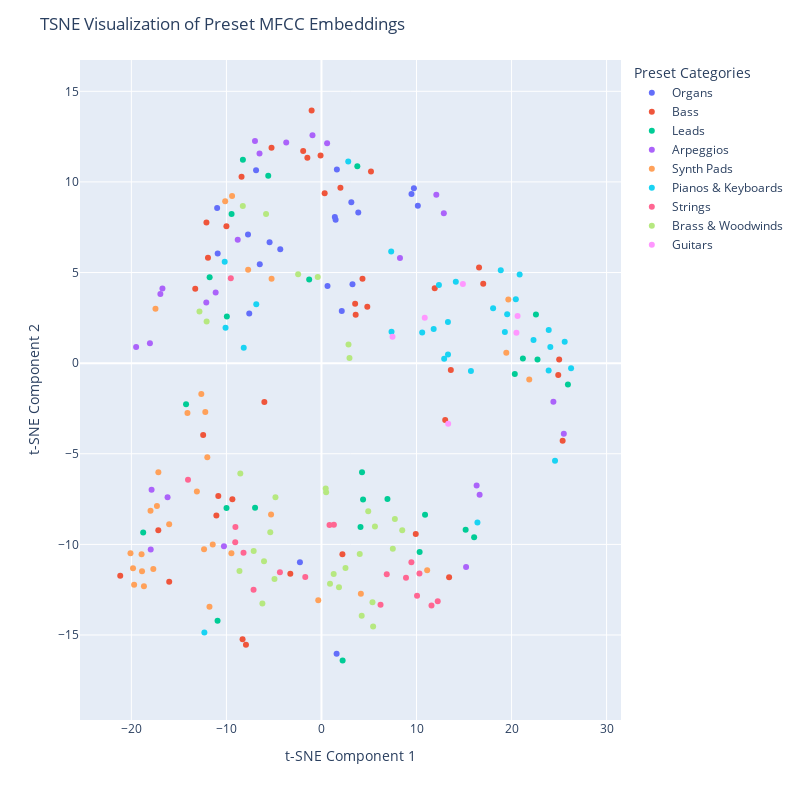

Notebook source saved alongside this figure:
### Markdown cell above
## Create the TSNE Plot

---

Let's now use Plotly to visualize these embeddings!

### Code cell
## Create the TSNE Plot with plotly
fig = px.scatter(df_filtered, x='x', y='y', color='categorized_name',hover_data=['preset_name', 'categorized_name'], width=800, height=800)

# add a legend
fig.update_layout(showlegend=True)

# add a title
fig.update_layout(title='TSNE Visualization of Preset musicnn Embeddings')

# add a hover label
fig.update_traces(hovertemplate='Preset Name: %{customdata[0]}<br>Categorized Name: %{customdata[1]}')

# obtain the data bounds
x_min = np.min(filtered_transformed_data[:, 0])*1.2
x_max = np.max(filtered_transformed_data[:, 0])*1.2
y_min = np.min(filtered_transformed_data[:, 1])*1.2
y_max = np.max(filtered_transformed_data[:, 1])*1.2

# add some extra info to the plot
fig.update_layout(
    width=800,
    height=800,
    xaxis_title='t-SNE Component 1',
    yaxis_title='t-SNE Component 2',
    legend_title='Preset Categories',
    xaxis=dict(range=[x_min, x_max]),
    yaxis=dict(range=[y_min, y_max]),
)   

# show the plot
fig.show()

### Figure 1 — Plotly figure (JSON) as saved in the notebook; plotly's stock layout.template omitted (floating-point values rounded to 4 significant figures)
{"data": [{"customdata": [["MT Tailwhip Organ (2)", "Organs"], ["ORG Organ 2 FMR", "Organs"], ["ORG Another Organ FMR", "Organs"], ["ORG Spartacus IX FMR", "Organs"], ["ORG Jazz Organ FMR", "Organs"], ["ORG Spartacus XI FMR", "Organs"], ["ORG Spartacus XII FMR", "Organs"], ["ORG Church Organ Positive FMR", "Organs"], ["ORG Church Organ Gated FMR", "Organs"], ["ORG Organ 1 FMR", "Organs"], ["ORG Spartacus X FMR", "Organs"], ["ORG Church Organ Full Pipes 1 FMR", "Organs"], ["ORG Synthesizer Organ 2 FMR", "Organs"], ["ORG Organ 3 FMR", "Organs"], ["ORG Synthesizer Organ 1 FMR", "Organs"], ["ORG Church Organ Full Pipes 2 FMR", "Organs"], ["MT Tailwhip Organ", "Organs"], ["14 Organ 1", "Organs"], ["15 Organ 2", "Organs"], ["61 Synthesizer Organ", "Organs"], ["16 Organ 3", "Organs"]], "hovertemplate": "Preset Name: %{customdata[0]}<br>Categorized Name: %{customdata[1]}", "legendgroup": "Organs", "marker": {"color": "#636efa", "symbol": "circle"}, "mode": "markers", "name": "Organs", "orientation": "v", "showlegend": true, "type": "scatter", "x": [-6.49, 3.874, 0.6369, 3.144, 1.408, 9.726, 9.474, -2.266, 1.621, 1.489, 10.14, 1.594, -5.457, -4.333, 3.263, 2.138, -7.728, -10.92, -6.879, -7.596, -10.97], "xaxis": "x", "y": [5.458, 8.307, 4.258, 8.876, 8.068, 9.654, 9.338, -10.99, 10.68, 7.911, 8.69, -16.03, 6.676, 6.28, 4.354, 2.88, 7.104, 6.048, 10.65, 2.738, 8.568], "yaxis": "y"}, {"customdata": [["Phasing Island Bass", "Bass"], ["Mono Pulse Bass", "Bass"], ["08-15 Bass", "Bass"], ["Classic Saw Bass", "Bass"], ["Funky Mod Bass", "Bass"], ["Ultra Deep Bass", "Bass"], ["FN-Bassliner-BAS", "Bass"], ["FN-Dark Bass II-BAS", "Bass"], ["FN-Flow Bass-BAS", "Bass"], ["FN-High Noise-BAS", "Bass"], ["FN-Wobblelike Bass-BAS", "Bass"], ["FN-Dark Bass-BAS", "Bass"], ["FN-Nostalgic Bass-BAS", "Bass"], ["FN-C64ish Bass", "Bass"], ["FN-Basslover", "Bass"], ["FN-Bass Wobbler-BAS", "Bass"], ["FN-Wobblebass-BAS", "Bass"], ["FN-Bass Lover-ARP", "Bass"], ["BAS Square Bass FMR", "Bass"], ["BAS Pulse Bass 1 FMR", "Bass"], ["BAS Acid Bass 2 FMR", "Bass"], ["BAS Acid Bass 1 FMR", "Bass"], ["BAS Acid Bass 4 FMR", "Bass"], ["BAS Pulse Bass 2 FMR", "Bass"], ["BAS Round Bass 2 FMR", "Bass"], ["BAS Synth Bass 2 FMR", "Bass"], ["BAS Acid Bass 3 FMR", "Bass"], ["BAS Wire Bass FMR", "Bass"], ["BAS Love Bass FMR", "Bass"], ["BAS Hooverish Bass FMR", "Bass"], ["BAS Basso Profondo FMR", "Bass"], ["BAS Synth Bass 1 FMR", "Bass"], ["BAS Round Bass 1 FMR", "Bass"], ["PRC Thump Bass Drum FMR", "Bass"], ["DRN Waving Bass Drone FMR", "Bass"], ["ARP Bass Arpeggio FMR", "Bass"], ["The Difference Bass", "Bass"], ["32 Bass 2", "Bass"], ["31 Bass 1", "Bass"]], "hovertemplate": "Preset Name: %{customdata[0]}<br>Categorized Name: %{customdata[1]}", "legendgroup": "Bass", "marker": {"color": "#EF553B", "symbol": "circle"}, "mode": "markers", "name": "Bass", "orientation": "v", "showlegend": true, "type": "scatter", "x": [-9.374, -16.02, -13.28, -10.85, -12.1, -11.94, 25.37, -8.408, 11.91, 9.922, -17.16, -11.06, -8.3, 13.43, 24.91, -3.276, -7.943, -21.17, 1.995, 3.544, -1.482, 3.6, -1.035, 13.61, -1.923, 16.58, 25.01, 5.21, -0.09284, 13.02, 2.205, 4.823, 17.02, -5.254, -12.45, 4.317, -10.0, 0.3368, -6.008], "xaxis": "x", "y": [-7.503, -12.07, 4.104, -7.327, 7.76, 5.82, -4.283, 10.29, 4.136, -9.421, -9.215, -8.405, -15.23, -11.81, -0.6482, -11.62, -15.54, -11.73, 9.684, 3.282, 11.34, 2.676, 13.94, -0.3763, 11.71, 5.277, 0.2064, 10.57, 11.46, -3.138, -10.55, 3.119, 4.378, 11.89, -3.959, 4.652, 7.561, 9.374, -2.139], "yaxis": "y"}, {"customdata": [["Big Lead", "Leads"], ["Super Funky Lead", "Leads"], ["Mellow LoFi Lead", "Leads"], ["FN-Analog Lead-FN", "Leads"], ["FN-Nostalgicer Lead-LEA", "Leads"], ["FN-Plastic Lead-LEA", "Leads"], ["FN-I Need Lead-LEA", "Leads"], ["FN-Filter Lead-LEA", "Leads"], ["LED Big Lead 2 FMR", "Leads"], ["LED Sing Like a Cat FMR", "Leads"], ["LED Spartacus III FMR", "Leads"], ["LED Calliope FMR", "Leads"], ["LED Spartacus IV FMR", "Leads"], ["LED Spartacus II FMR", "Leads"], ["LED Reed 1 FMR", "Leads"], ["LED Big Lead 1 FMR", "Leads"], ["LED Flutey Vibrato Solo FMR", "Leads"], ["LED Silk Road Lead FMR", "Leads"], ["LED Reed 3 FMR", "Leads"], ["LED PWM Lead FMR", "Leads"], ["LED Violin FMR", "Leads"], ["LED Square Lead FMR", "Leads"], ["LED Meeaow Lead FMR", "Leads"], ["LED LFO Lead FMR", "Leads"], ["LED Tin Whistle FMR", "Leads"], ["MT Tailwhip Lead", "Leads"]], "hovertemplate": "Preset Name: %{customdata[0]}<br>Categorized Name: %{customdata[1]}", "legendgroup": "Leads", "marker": {"color": "#00cc96", "symbol": "circle"}, "mode": "markers", "name": "Leads", "orientation": "v", "showlegend": true, "type": "scatter", "x": [-10.93, 16.06, -14.25, -11.76, -18.75, -6.984, 15.17, -9.989, 22.56, 4.267, 6.943, 22.73, 4.11, 4.376, 25.93, 20.34, -9.953, -8.265, -1.29, 10.9, 2.228, 10.33, 3.774, 21.19, -5.599, -9.456], "xaxis": "x", "y": [-14.21, -9.6, -2.273, 4.739, -9.339, -7.979, -9.194, -7.988, 2.686, -6.026, -7.496, 0.2022, -9.044, -7.517, -1.182, -0.6001, 2.572, 11.23, 4.615, -8.367, -16.41, -10.42, 10.87, 0.2558, 10.34, 8.225], "yaxis": "y"}, {"customdata": [["Dream Arp", "Arpeggios"], ["FN-Free Willy-ARP", "Arpeggios"], ["FN-Backwards ARP", "Arpeggios"], ["FN-Anastyle-ARP", "Arpeggios"], ["FN-Percussive Plugger2-ARP", "Arpeggios"], ["FN-Percussive Plugger-ARP", "Arpeggios"], ["FN-Pluggiolator-ARP", "Arpeggios"], ["FN-C64ish Arp", "Arpeggios"], ["FN-Anastyle II-ARP", "Arpeggios"], ["FN-One Finger Show-ARP", "Arpeggios"], ["FN-Percussive Plugger3-ARP", "Arpeggios"], ["FN-Rhytmic Noise-ARP", "Arpeggios"], ["ARP Swinging Arpeggio FMR", "Arpeggios"], ["ARP PWM LFO Arpeggio FMR", "Arpeggios"], ["ARP KS-TD Arpeggio FMR", "Arpeggios"], ["ARP Play Just One Note FMR", "Arpeggios"], ["ARP Random Arpeggiated PWM FMR", "Arpeggios"], ["ARP String Machine Arpeggio FMR", "Arpeggios"], ["ARP Ravers Arp FMR", "Arpeggios"], ["ARP Cold Thinking Arpeggio FMR", "Arpeggios"], ["ARP Berlin School Arpeggio FMR", "Arpeggios"], ["ARP Wisteria Spot FMR", "Arpeggios"], ["ARP Stringish Arp FMR", "Arpeggios"], ["ARP Circles Arpeggio FMR", "Arpeggios"]], "hovertemplate": "Preset Name: %{customdata[0]}<br>Categorized Name: %{customdata[1]}", "legendgroup": "Arpeggios", "marker": {"color": "#ab63fa", "symbol": "circle"}, "mode": "markers", "name": "Arpeggios", "orientation": "v", "showlegend": true, "type": "scatter", "x": [-11.13, -16.73, -17.87, -16.19, 16.32, 16.64, 12.87, -19.5, -12.12, 8.26, 12.08, -17.96, -8.81, -0.944, -6.996, -10.26, 0.5961, 25.5, 15.22, -6.515, -18.05, -16.95, 24.4, -3.706], "xaxis": "x", "y": [3.896, 4.125, -6.979, -7.4, -6.753, -7.267, 8.273, 0.8861, 3.348, 5.801, 9.298, -10.28, 6.805, 12.58, 12.25, -10.1, 12.13, -3.891, -11.25, 11.56, 1.092, 3.812, -2.128, 12.17], "yaxis": "y"}, {"customdata": [["FN-Dark Night-PAD", "Synth Pads"], ["FN-Analog Feeling-PAD", "Synth Pads"], ["FN-Blubberfeld-PAD", "Synth Pads"], ["FN-Noisia-PAD", "Synth Pads"], ["FN-Darpesh Pad-PAD", "Synth Pads"], ["FN-Restless Night-PAD", "Synth Pads"], ["FN-Analog Pad-PAD", "Synth Pads"], ["FN-RollinSun-PAD", "Synth Pads"], ["FN-Flowing Filter-PAD", "Synth Pads"], ["FN-Experimental-PAD", "Synth Pads"], ["PAD Rise the Pulse FMR", "Synth Pads"], ["PAD Spartacus I FMR", "Synth Pads"], ["PAD Spartacus V FMR", "Synth Pads"], ["PAD Reso Pad FMR", "Synth Pads"], ["PAD Metal Rotor Pad FMR", "Synth Pads"], ["PAD Classic Sweep Pad FMR", "Synth Pads"], ["PAD Dive Into The Deep FMR", "Synth Pads"], ["PAD Meditation Pad 3 FMR", "Synth Pads"], ["PAD Forever Pad FMR", "Synth Pads"], ["PAD Hoiy Mass FMR", "Synth Pads"], ["PAD Woosh Pad FMR", "Synth Pads"], ["PAD Massive Pad 1 FMR", "Synth Pads"], ["PAD Big Synth Pad 2 FMR", "Synth Pads"], ["PAD This Is It FMR", "Synth Pads"], ["PAD Meditation Pad 1 FMR", "Synth Pads"], ["PAD Chariots VG Brass FMR", "Synth Pads"], ["PAD Bass Pad FMR", "Synth Pads"], ["PAD PWM Pad FMR", "Synth Pads"], ["PAD Meditation Pad 2 FMR", "Synth Pads"], ["PAD Big Synth Pad 1 FMR", "Synth Pads"], ["PAD Massive Pad 2 FMR", "Synth Pads"], ["PAD High Res Pad FMR", "Synth Pads"]], "hovertemplate": "Preset Name: %{customdata[0]}<br>Categorized Name: %{customdata[1]}", "legendgroup": "Synth Pads", "marker": {"color": "#FFA15A", "symbol": "circle"}, "mode": "markers", "name": "Synth Pads", "orientation": "v", "showlegend": true, "type": "scatter", "x": [-9.402, -12.64, -13.11, -18.68, -18.93, -17.98, -14.1, -19.71, 4.146, -10.13, -16.02, 21.86, 11.12, -0.3372, -5.247, -20.09, -17.69, -18.88, -11.78, -7.713, -19.82, -5.302, -12.35, 19.45, -17.16, -12.22, -9.474, -11.44, -17.31, -12.01, -17.46, 19.66], "xaxis": "x", "y": [9.228, -1.706, -7.081, -12.31, -10.55, -8.149, -2.756, -12.23, -12.73, 8.928, -8.886, -0.8947, -11.42, -13.08, 4.656, -10.49, -11.36, -11.47, -13.44, 5.149, -11.32, -8.348, -10.26, 0.5788, -6.015, -2.7, -10.49, -10.01, -7.878, -5.191, 2.996, 3.519], "yaxis": "y"}, {"customdata": [["FN-Chordmachine-KEY", "Pianos & Keyboards"], ["FN-Easy Keys", "Pianos & Keyboards"], ["FN-Chordmachine II-KEY", "Pianos & Keyboards"], ["FN-Small Keys-KEY", "Pianos & Keyboards"], ["FN-Low Keys-KEY", "Pianos & Keyboards"], ["PNO Piano 2 FMR", "Pianos & Keyboards"], ["PNO Another E P FMR", "Pianos & Keyboards"], ["PNO Classic E P FMR", "Pianos & Keyboards"], ["PNO Sweet Tines FMR", "Pianos & Keyboards"], ["PNO Piano 1 FMR", "Pianos & Keyboards"], ["PNO Mellow Piano FMR", "Pianos & Keyboards"], ["PNO Bright Rhodes FMR", "Pianos & Keyboards"], ["SYN Fluctuation Keys FMR", "Pianos & Keyboards"], ["KBD Celesta FMR", "Pianos & Keyboards"], ["KBD Funk B FMR", "Pianos & Keyboards"], ["KBD Harpsichord 1 FMR", "Pianos & Keyboards"], ["KBD Harpsichord 2 FMR", "Pianos & Keyboards"], ["KBD Funk A FMR", "Pianos & Keyboards"], ["KBD Classic Clavinet FMR", "Pianos & Keyboards"], ["KBD Clavichord 2 FMR", "Pianos & Keyboards"], ["KBD Clavichord 1 FMR", "Pianos & Keyboards"], ["KBD Synthi Clavinet FMR", "Pianos & Keyboards"], ["25 Harpsichord 1", "Pianos & Keyboards"], ["23 Celesta", "Pianos & Keyboards"], ["34 Clavichord 2", "Pianos & Keyboards"], ["22 Piano 2", "Pianos & Keyboards"], ["33 Clavichord 1", "Pianos & Keyboards"], ["21 Piano 1", "Pianos & Keyboards"], ["26 Harpsichord 2", "Pianos & Keyboards"], ["24 Mellow Piano", "Pianos & Keyboards"]], "hovertemplate": "Preset Name: %{customdata[0]}<br>Categorized Name: %{customdata[1]}", "legendgroup": "Pianos & Keyboards", "marker": {"color": "#19d3f3", "symbol": "circle"}, "mode": "markers", "name": "Pianos & Keyboards", "orientation": "v", "showlegend": true, "type": "scatter", "x": [19.3, 14.14, 23.91, -12.32, 18.87, 7.337, 13.31, 13.31, 12.91, 20.45, 15.73, 7.371, 2.817, -6.857, 23.9, 19.54, 22.31, 24.08, 18.06, 25.59, 20.85, 26.26, 11.81, -10.18, 24.57, -8.176, 16.41, 10.6, 12.36, -10.09], "xaxis": "x", "y": [1.724, 4.488, 1.828, -14.86, 5.129, 6.164, 2.266, 0.4797, 0.2455, 3.531, -0.4281, 1.736, 11.12, 3.257, -0.4033, 2.705, 1.277, 0.8895, 3.029, 1.18, 4.895, -0.2774, 1.886, 5.599, -5.388, 0.8499, -8.793, 1.686, 4.307, 1.959], "yaxis": "y"}, {"customdata": [["STR String Machine FMR", "Strings"], ["STR PWM Strings 2 FMR", "Strings"], ["STR Strings 1 FMR", "Strings"], ["STR Eminent Strings FMR", "Strings"], ["STR Strings 2 FMR", "Strings"], ["STR PWM Strings 1 FMR", "Strings"], ["STR Spartacus VI FMR", "Strings"], ["STR String Ensemble FMR", "Strings"], ["STR Prophet Strings FMR", "Strings"], ["STR Soft Strings FMR", "Strings"], ["STR Low Strings FMR", "Strings"], ["STR Full Strings FMR", "Strings"], ["STR Spartacus VII FMR", "Strings"], ["STR Strings 3 FMR", "Strings"], ["11 Strings 1", "Strings"], ["41 Violine", "Strings"], ["12 Strings 2", "Strings"], ["13 Strings 3", "Strings"]], "hovertemplate": "Preset Name: %{customdata[0]}<br>Categorized Name: %{customdata[1]}", "legendgroup": "Strings", "marker": {"color": "#FF6692", "symbol": "circle"}, "mode": "markers", "name": "Strings", "orientation": "v", "showlegend": true, "type": "scatter", "x": [9.462, 10.31, -1.702, 8.894, 1.309, 12.23, 6.869, 10.06, -9.073, -14.04, -4.37, 11.58, 6.216, 0.8469, -8.2, -9.053, -7.142, -9.537], "xaxis": "x", "y": [-10.99, -11.61, -11.79, -11.84, -8.914, -13.14, -11.65, -12.83, -9.875, -6.428, -11.54, -13.37, -13.34, -8.924, -10.46, -9.039, -12.5, 4.685], "yaxis": "y"}, {"customdata": [["WND English Horn FMR", "Brass & Woodwinds"], ["WND Ocarina FMR", "Brass & Woodwinds"], ["WND Flute 1 FMR", "Brass & Woodwinds"], ["WND Flute 2 FMR", "Brass & Woodwinds"], ["WND Pan Flute FMR", "Brass & Woodwinds"], ["WND Oboe FMR", "Brass & Woodwinds"], ["WND Clarinet FMR", "Brass & Woodwinds"], ["WND Flauto Dolce FMR", "Brass & Woodwinds"], ["BRS Brass 2 FMR", "Brass & Woodwinds"], ["BRS French Horn FMR", "Brass & Woodwinds"], ["BRS Brass Pad 1 FMR", "Brass & Woodwinds"], ["BRS Tuba FMR", "Brass & Woodwinds"], ["BRS Brass Pad 2 FMR", "Brass & Woodwinds"], ["BRS Brass 1 FMR", "Brass & Woodwinds"], ["BRS Low Brass FMR", "Brass & Woodwinds"], ["BRS Phase Brass FMR", "Brass & Woodwinds"], ["BRS Trumpet FMR", "Brass & Woodwinds"], ["BRS Brass 3 FMR", "Brass & Woodwinds"], ["BRS Prophet Brass FMR", "Brass & Woodwinds"], ["BRS Brass Pad 3 FMR", "Brass & Woodwinds"], ["SYN Wah Brass FMR", "Brass & Woodwinds"], ["The Difference Trumpet Synth", "Brass & Woodwinds"], ["17 Brass", "Brass & Woodwinds"], ["46 Clarinet", "Brass & Woodwinds"], ["45 Flute", "Brass & Woodwinds"], ["52 Wah Brass", "Brass & Woodwinds"], ["48 English Horn", "Brass & Woodwinds"], ["47 Oboe", "Brass & Woodwinds"], ["18 Phase Brass", "Brass & Woodwinds"], ["43 Horn", "Brass & Woodwinds"], ["42 Trumpet", "Brass & Woodwinds"]], "hovertemplate": "Preset Name: %{customdata[0]}<br>Categorized Name: %{customdata[1]}", "legendgroup": "Brass & Woodwinds", "marker": {"color": "#B6E880", "symbol": "circle"}, "mode": "markers", "name": "Brass & Woodwinds", "orientation": "v", "showlegend": true, "type": "scatter", "x": [-0.3905, -5.827, 0.4475, 0.4926, -4.84, 2.846, 2.949, -8.273, 7.724, 2.529, 1.286, 0.8997, 4.234, 5.627, 4.027, 8.497, 1.845, 4.921, -12.84, 5.436, 7.506, -5.385, -7.132, -4.942, -8.537, -6.044, -2.452, -6.213, 5.367, -12.08, -8.625], "xaxis": "x", "y": [4.76, 8.23, -6.917, -7.116, -7.395, 1.035, 0.2885, 8.667, -8.604, -11.31, -11.64, -12.17, -13.94, -9.013, -10.53, -9.225, -12.36, -8.178, 2.854, -14.53, -10.24, -9.337, -10.36, -11.91, -6.084, -10.93, 4.91, -13.26, -13.19, 2.297, -11.46], "yaxis": "y"}, {"customdata": [["GTR Overdrive Guitar FMR", "Guitars"], ["GTR Chorused Ovation FMR", "Guitars"], ["GTR Jazz Guitar FMR", "Guitars"], ["GTR Steel String Guitar FMR", "Guitars"], ["GTR Acoustic Guitar FMR", "Guitars"], ["27 Guitar", "Guitars"]], "hovertemplate": "Preset Name: %{customdata[0]}<br>Categorized Name: %{customdata[1]}", "legendgroup": "Guitars", "marker": {"color": "#FF97FF", "symbol": "circle"}, "mode": "markers", "name": "Guitars", "orientation": "v", "showlegend": true, "type": "scatter", "x": [13.33, 20.51, 7.477, 20.64, 14.88, 10.87], "xaxis": "x", "y": [-3.345, 1.675, 1.463, 2.605, 4.372, 2.503], "yaxis": "y"}], "layout": {"height": 800, "legend": {"title": {"text": "Preset Categories"}, "tracegroupgap": 0}, "margin": {"t": 60}, "showlegend": true, "title": {"text": "TSNE Visualization of Preset MFCC Embeddings"}, "width": 800, "xaxis": {"anchor": "y", "domain": [0, 1], "range": [-25.4, 31.51], "title": {"text": "t-SNE Component 1"}}, "yaxis": {"anchor": "x", "domain": [0, 1], "range": [-19.69, 16.73], "title": {"text": "t-SNE Component 2"}}}}
